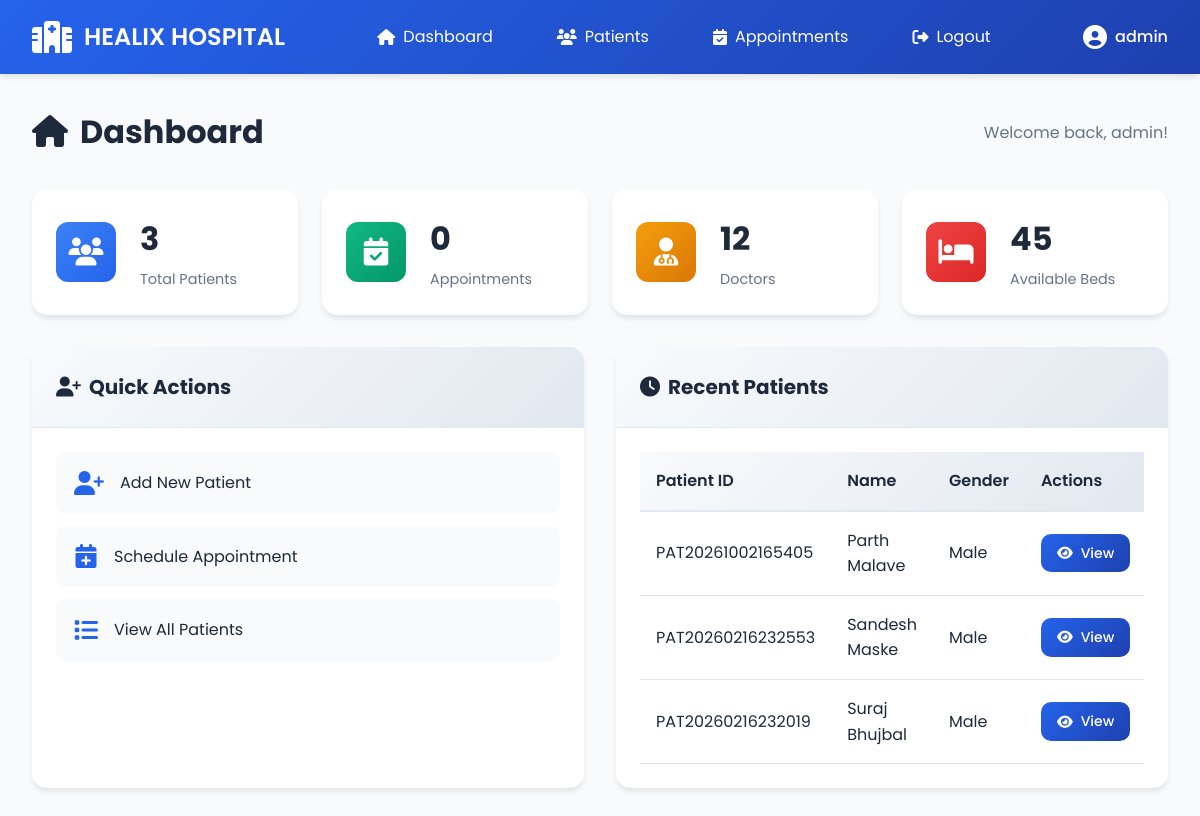
The app's page /dashboard (signed in) with its own data.
### tables this page shows
CREATE TABLE patients (
    id INTEGER PRIMARY KEY AUTOINCREMENT,
    patient_id VARCHAR(20) UNIQUE NOT NULL,
    first_name VARCHAR(50) NOT NULL,
    last_name VARCHAR(50) NOT NULL,
    date_of_birth DATE NOT NULL,
    gender VARCHAR(10) NOT NULL,
    phone VARCHAR(15),
    email VARCHAR(100),
    address TEXT,
    blood_group VARCHAR(5),
    emergency_contact_name VARCHAR(100),
    emergency_contact_phone VARCHAR(15),
    medical_history TEXT,
    created_at TIMESTAMP DEFAULT CURRENT_TIMESTAMP,
    updated_at TIMESTAMP DEFAULT CURRENT_TIMESTAMP
);

### app.py (the view)
@app.route('/dashboard')
def dashboard():
    if 'user_id' not in session:
        return redirect(url_for('login'))
    conn = get_db()
    total_patients = conn.execute('SELECT COUNT(*) as count FROM patients').fetchone()['count']
    total_appointments = conn.execute('SELECT COUNT(*) as count FROM appointments').fetchone()['count']
    recent_patients = conn.execute(
        'SELECT * FROM patients ORDER BY created_at DESC LIMIT 5'
    ).fetchall()
    conn.close()
    return render_template('dashboard.html',
                         total_patients=total_patients,
                         total_appointments=total_appointments,
                         recent_patients=recent_patients)

### app.py (called while the page is built)
def get_db():
    conn = sqlite3.connect(DATABASE)
    conn.row_factory = sqlite3.Row
    return conn

### templates/dashboard.html (shortened to what this page needs)
{% extends "base.html" %}
{% block content %}
<div class="dashboard">
    <div class="page-header">
        <h1><i class="fas fa-home"></i> Dashboard</h1>
        <p>Welcome back, {{ session.username }}!</p>
    </div>
    <div class="stats-grid">
        <div class="stat-card">
            <div class="stat-icon blue">
                <i class="fas fa-users"></i>
            </div>
            <div class="stat-content">
                <h3>{{ total_patients }}</h3>
                <p>Total Patients</p>
            </div>
        </div>
        <div class="stat-card">
            <div class="stat-icon green">
                <i class="fas fa-calendar-check"></i>
            </div>
            <div class="stat-content">
                <h3>{{ total_appointments }}</h3>
                <p>Appointments</p>
            </div>
        </div>
        <div class="stat-card">
            <div class="stat-icon orange">
                <i class="fas fa-user-md"></i>
            </div>
            <div class="stat-content">
                <h3>12</h3>
                <p>Doctors</p>
            </div>
        </div>
        <div class="stat-card">
            <div class="stat-icon red">
                <i class="fas fa-bed"></i>
            </div>
            <div class="stat-content">
                <h3>45</h3>
                <p>Available Beds</p>
            </div>
        </div>
    </div>
    <div class="dashboard-grid">
        <div class="card">
            <div class="card-header">
                <h2><i class="fas fa-user-plus"></i> Quick Actions</h2>
            </div>
            <div class="card-body">
                <a href="{{ url_for('add_patient') }}" class="action-btn">
                    <i class="fas fa-user-plus"></i>
                    <span>Add New Patient</span>
                </a>
                <a href="{{ url_for('add_appointment') }}" class="action-btn">
                    <i class="fas fa-calendar-plus"></i>
                    <span>Schedule Appointment</span>
                </a>
                <a href="{{ url_for('patients') }}" class="action-btn">
                    <i class="fas fa-list"></i>
                    <span>View All Patients</span>
                </a>
            </div>
        </div>
        <div class="card">
            <div class="card-header">
                <h2><i class="fas fa-clock"></i> Recent Patients</h2>
            </div>
            <div class="card-body">
                {% if recent_patients %}
                <div class="table-responsive">
                    <table class="data-table">
                        <thead>
                            <tr>
                                <th>Patient ID</th>
                                <th>Name</th>
                                <th>Gender</th>
                                <th>Actions</th>
                            </tr>
                        </thead>
                        <tbody>
                            {% for patient in recent_patients %}
                            <tr>
                                <td>{{ patient.patient_id }}</td>
                                <td>{{ patient.first_name }} {{ patient.last_name }}</td>
                                <td>{{ patient.gender }}</td>
                                <td>
                                    <a href="{{ url_for('view_patient', patient_id=patient.id) }}" class="btn btn-sm btn-primary">
                                        <i class="fas fa-eye"></i> View
                                    </a>
                                </td>
                            </tr>
                            {% endfor %}
                        </tbody>
                    </table>
                </div>
                {% else %}
                <p class="empty-state">No patients yet. <a href="{{ url_for('add_patient') }}">Add your first patient</a></p>
                {% endif %}
            </div>
        </div>
    </div>
</div>
{% endblock %}

### templates/base.html (shortened to what this page needs)
<!DOCTYPE html>
<html lang="en">
<head>
    <link rel="stylesheet" href="{{ url_for('static', filename='css/style.css') }}">
    <link rel="stylesheet" href="https://cdnjs.cloudflare.com/ajax/libs/font-awesome/6.4.0/css/all.min.css">
</head>
<body>
    {% if session.user_id %}
    <nav class="navbar">
        <div class="nav-container">
            <div class="nav-logo">
                <i class="fas fa-hospital"></i>
                <span>HEALIX HOSPITAL</span>
            </div>
            <ul class="nav-menu">
                <li><a href="{{ url_for('dashboard') }}" class="nav-link"><i class="fas fa-home"></i> Dashboard</a></li>
                <li><a href="{{ url_for('patients') }}" class="nav-link"><i class="fas fa-users"></i> Patients</a></li>
                <li><a href="{{ url_for('appointments') }}" class="nav-link"><i class="fas fa-calendar-check"></i> Appointments</a></li>
                <li><a href="{{ url_for('logout') }}" class="nav-link"><i class="fas fa-sign-out-alt"></i> Logout</a></li>
            </ul>
            <div class="nav-user">
                <i class="fas fa-user-circle"></i>
                <span>{{ session.username }}</span>
            </div>
        </div>
    </nav>
    {% endif %}
    <main class="main-content">
        {% block content %}{% endblock %}
    </main>
</body>
</html>

### records on screen
patients: patient_id "PAT20261002165405", first_name "Parth", last_name "Malave", gender "Male"
patients: patient_id "PAT20260216232553", first_name "Sandesh", last_name "Maske", gender "Male"
patients: patient_id "PAT20260216232019", first_name "Suraj", last_name "Bhujbal", gender "Male"

### other values on screen
{{ session.username }} "admin"
{{ total_patients }} "3"
{{ total_appointments }} "0"
